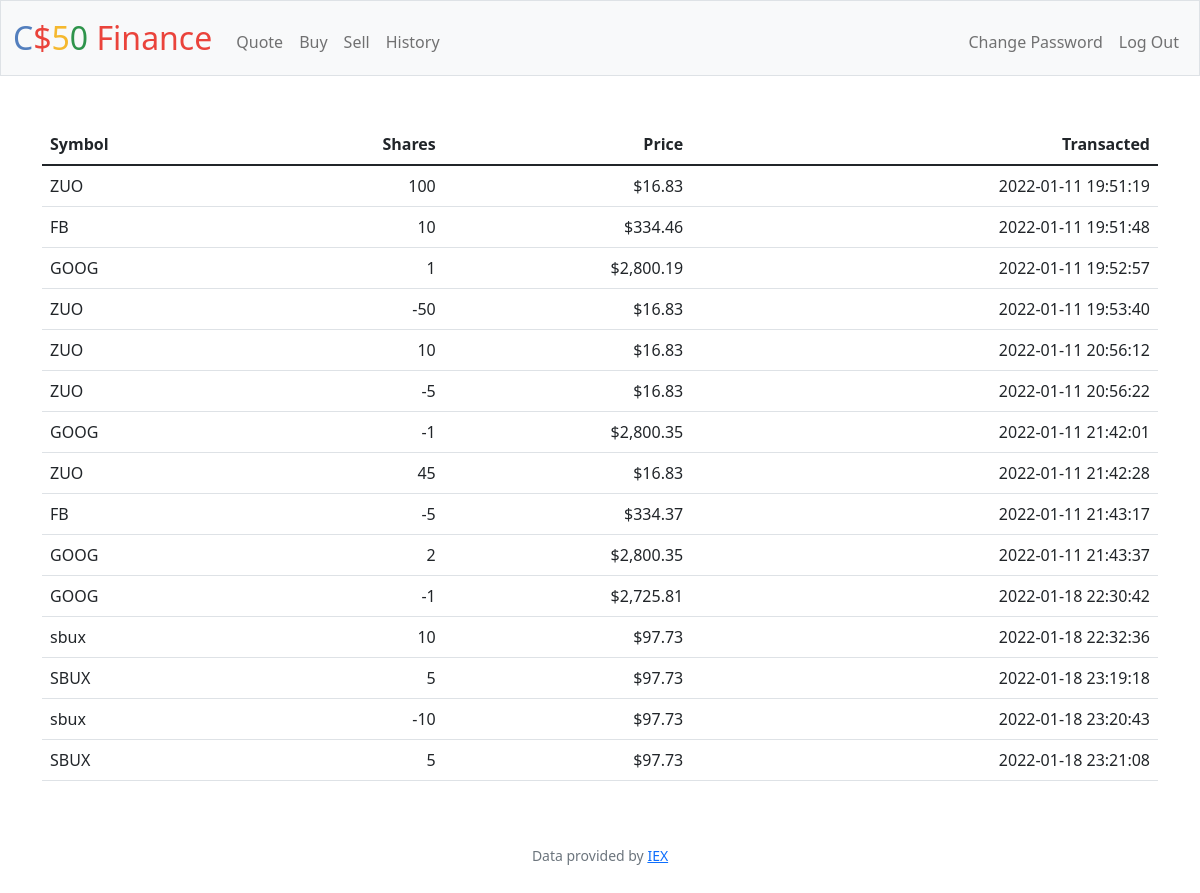
Screenshot of /history (signed in) with the database file from the repository.
### tables this page shows
CREATE TABLE transacciones (
	user_id INTEGER,
	stock_id INTEGER,
	shares INTEGER,
	price NUMERIC NOT NULL,
	p_datetime TEXT NOT NULL,
	FOREIGN KEY(user_id) REFERENCES users(id),
	FOREIGN KEY(stock_id) REFERENCES stocks(id)
);

CREATE TABLE stocks (
	id INTEGER,
	symbol TEXT NOT NULL,
	name TEXT NOT NULL,
	PRIMARY KEY(id)
);

### app.py (the view)
@app.route("/history")
@login_required
def history():
    user_history = db.execute("SELECT * FROM transacciones WHERE user_id=?;", session["user_id"])
    for row in user_history:
        row["symbol"] = db.execute("SELECT * FROM stocks WHERE id=?;", row["stock_id"])[0]["symbol"]
    return render_template("history.html", user_history=user_history)

### app.py (called while the page is built)
@app.after_request
def after_request(response):
    response.headers["Cache-Control"] = "no-cache, no-store, must-revalidate"
    response.headers["Expires"] = 0
    response.headers["Pragma"] = "no-cache"
    return response

### helpers.py (called while the page is built)
def login_required(f):
    @wraps(f)
    def decorated_function(*args, **kwargs):
        if session.get("user_id") is None:
            return redirect("/login")
        return f(*args, **kwargs)
    return decorated_function

def usd(value):
    return f"${value:,.2f}"

### templates/history.html (shortened to what this page needs)
{% extends "layout.html" %}
{% block main %}
    <table class="table tablestriped">
        <thead>
            <tr>
                <th class="text-start">Symbol</th>
                <th class="text-end">Shares</th>
                <th class="text-end">Price</th>
                <th class="text-end">Transacted</th>
            </tr>
        </thead>
        <tbody>
            {% for row in user_history %}
            <tr>
                <td class="text-start"> {{ row["symbol"] }} </td>
                <td class="text-end"> {{ row["shares"] }} </td>
                <td class="text-end"> {{ row["price"] | usd }} </td>
                <td class="text-end"> {{ row["p_datetime"] }} </td>
            </tr>
            {% endfor %}
        </tbody>
    </table>
{% endblock %}

### templates/layout.html (shortened to what this page needs)
<!DOCTYPE html>
<html lang="en">
    <head>
        <link href="https://cdn.jsdelivr.net/npm/bootstrap@5.1.3/dist/css/bootstrap.min.css" rel="stylesheet">
        <link href="/static/styles.css" rel="stylesheet">
    </head>
    <body>
        <nav class="bg-light border navbar navbar-expand-md navbar-light">
            <div class="container-fluid">
                <a class="navbar-brand" href="/"><span class="blue">C</span><span class="red">$</span><span class="yellow">5</span><span class="green">0</span> <span class="red">Finance</span></a>
                <div class="collapse navbar-collapse" id="navbar">
                    {% if session["user_id"] %}
                        <ul class="navbar-nav me-auto mt-2">
                            <li class="nav-item"><a class="nav-link" href="/quote">Quote</a></li>
                            <li class="nav-item"><a class="nav-link" href="/buy">Buy</a></li>
                            <li class="nav-item"><a class="nav-link" href="/sell">Sell</a></li>
                            <li class="nav-item"><a class="nav-link" href="/history">History</a></li>
                        </ul>
                        <ul class="navbar-nav ms-auto mt-2">
                            <li class="nav-item"><a class="nav-link" href="/changePassword">Change Password</a></li>
                            <li class="nav-item"><a class="nav-link" href="/logout">Log Out</a></li>
                        </ul>
                    {% else %}
                        <ul class="navbar-nav ms-auto mt-2">
                            <li class="nav-item"><a class="nav-link" href="/register">Register</a></li>
                            <li class="nav-item"><a class="nav-link" href="/login">Log In</a></li>
                        </ul>
                    {% endif %}
                </div>
            </div>
        </nav>
        <main class="container py-5 text-center">
            {% block main %}{% endblock %}
        </main>
        <footer class="mb-5 small text-center text-muted">
            Data provided by <a href="https://iexcloud.io/">IEX</a>
        </footer>
    </body>
</html>

### static/styles.css (style rules this page uses)
nav .navbar-brand { font-size: xx-large; }
nav .navbar-brand .blue { color: #537fbe; }
nav .navbar-brand .red { color: #ea433b; }
nav .navbar-brand .yellow { color: #f5b82e; }
nav .navbar-brand .green { color: #2e944b; }

### rows the page displays
transacciones: symbol "ZUO", shares "100", price "$16.83", p_datetime "2022-01-11 19:51:19"
transacciones: symbol "FB", shares "10", price "$334.46", p_datetime "2022-01-11 19:51:48"
transacciones: symbol "GOOG", shares "1", price "$2,800.19", p_datetime "2022-01-11 19:52:57"
transacciones: symbol "ZUO", shares "-50", price "$16.83", p_datetime "2022-01-11 19:53:40"
transacciones: symbol "ZUO", shares "10", price "$16.83", p_datetime "2022-01-11 20:56:12"
transacciones: symbol "ZUO", shares "-5", price "$16.83", p_datetime "2022-01-11 20:56:22"
transacciones: symbol "GOOG", shares "-1", price "$2,800.35", p_datetime "2022-01-11 21:42:01"
transacciones: symbol "ZUO", shares "45", price "$16.83", p_datetime "2022-01-11 21:42:28"
transacciones: symbol "FB", shares "-5", price "$334.37", p_datetime "2022-01-11 21:43:17"
transacciones: symbol "GOOG", shares "2", price "$2,800.35", p_datetime "2022-01-11 21:43:37"
transacciones: symbol "GOOG", shares "-1", price "$2,725.81", p_datetime "2022-01-18 22:30:42"
transacciones: symbol "sbux", shares "10", price "$97.73", p_datetime "2022-01-18 22:32:36"
transacciones: symbol "SBUX", shares "5", price "$97.73", p_datetime "2022-01-18 23:19:18"
transacciones: symbol "sbux", shares "-10", price "$97.73", p_datetime "2022-01-18 23:20:43"
transacciones: symbol "SBUX", shares "5", price "$97.73", p_datetime "2022-01-18 23:21:08"
